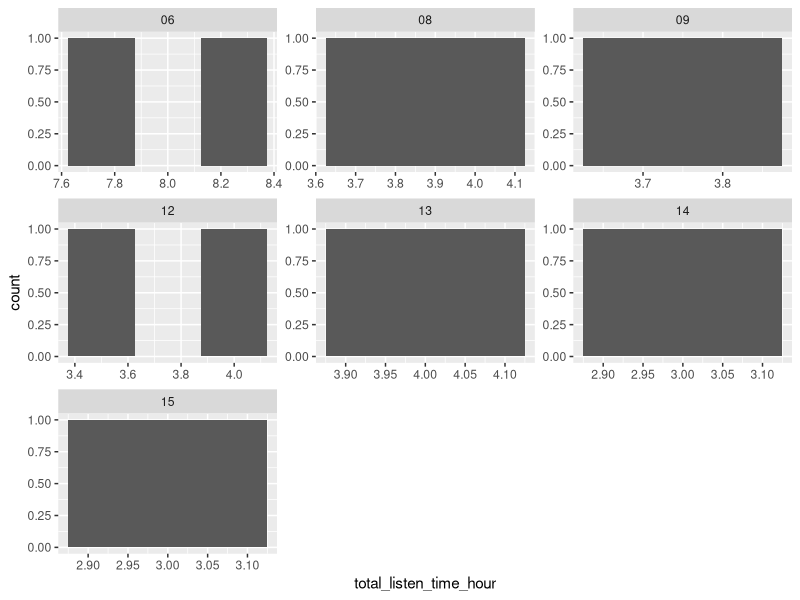

R code for this plot:
## ---- chunk 1
knitr::opts_chunk$set(echo = TRUE)
knitr::opts_knit$set(root.dir = normalizePath(".."))
library(tidyverse)
library(kableExtra)
## ---- chunk 2
listened_time <- read_csv("output/Total_Listen_Time_Summary.csv")
listened_time_with_months <- listened_time %>% 
    mutate(month = str_match(filename, "_(\\d{2})_")[,2]) %>% 
  #eb: there are much easier ways to d o this in r:)
  # cf strings cheatsheet here https://rstudio.com/resources/cheatsheets/
    select(filename, month, everything())
## ---- chunk 3
avgs <- listened_time_with_months %>% 
  group_by(month) %>% 
  summarise(avg_listen_time = round(mean(total_listen_time_hour), 2), 
            max = max(total_listen_time_hour), 
            min = min(total_listen_time_hour)
            )
knitr::kable(
  avgs,
  caption = "Mean, maximum and minimum listened time per month in hours"
) %>%
  kable_styling(bootstrap_options = c("striped", "hover", "condensed"), full_width = T, fixed_thead = T)

## ---- chunk 4
knitr::kable(
  listened_time_with_months[1:5,] %>% select(filename, ends_with("hour")),
  caption = "A tibble of listened time csv file"
) %>%
    kable_styling(bootstrap_options = c("striped", "hover", "condensed"), full_width = F, position = 'left')
## ---- chunk 5
ggplot(data = listened_time_with_months) + geom_histogram(mapping = aes(x = total_listen_time_hour),binwidth=.25) + facet_wrap(~ month, scales = "free")
## ---- chunk 6
headers <- c(
  "filename", 
  "month", 
  "silence_time_hour", 
  "skip_time_hour", 
  "skip_silence_overlap_hour", 
  "end_time_hour", 
  "total_listen_time_hour"
  )
sixseven_summary <- 
  listened_time_with_months %>%
  select(headers) %>%
  filter(month %in% c("06","07") & (total_listen_time_hour>12 | total_listen_time_hour<8)) %>%
  mutate(calculation_of_listen_time_hour = sprintf("= %s - (%s + %s - %s)", end_time_hour, skip_time_hour, silence_time_hour, skip_silence_overlap_hour))

knitr::kable(sixseven_summary) %>%
  kable_styling(bootstrap_options = c("striped", "hover", "condensed", "bordered"), full_width = F, fixed_thead = T)
## ---- chunk 7
alternative <- listened_time_with_months %>%
  filter(month %in% c("06", "07")) %>%
  select(headers) %>%
  mutate(case1 = end_time_hour - (silence_time_hour - skip_silence_overlap_hour), case2 = end_time_hour - silence_time_hour) %>%
  filter(case1 > 12 | case1 < 8 | case2 > 12 | case2 < 8)

knitr::kable(alternative) %>%
  kable_styling(bootstrap_options = c("striped", "hover", "condensed", "bordered"), full_width = F, fixed_thead = T)
## ---- chunk 8
eight2thirteen <- 
  listened_time_with_months %>% 
  filter(month %in% c("08","09","10","11","12","13") & (total_listen_time_hour>4.25 | total_listen_time_hour<3.75 | num_raw_subregion<5)) %>%
  select(filename, month, ends_with("hour"),  -skip_silence_overlap_hour, contains("raw"))
## ---- chunk 9
knitr::kable(eight2thirteen, table.attr='class="bigTable"') %>%
    kable_styling(bootstrap_options = c("striped", "hover", "condensed", "bordered"), full_width = F, fixed_thead = T, position="left")
## ---- chunk 10
fourteen2seventeen <-
  listened_time_with_months %>% 
  filter(month %in% c("14","15","16","17") & (total_listen_time_hour>3.25 | total_listen_time_hour<2.75)) %>%
  select(filename, month, ends_with("hour"),  -skip_silence_overlap_hour, contains("raw"))

knitr::kable(fourteen2seventeen) %>%
      kable_styling(bootstrap_options = c("striped", "hover", "condensed", "bordered"), full_width = F, fixed_thead = T, position="left")
## ---- chunk 11
pos_ranks <- 
  listened_time %>%
  select(filename, positions, ranks)

knitr::kable(pos_ranks) %>%
  kable_styling(bootstrap_options = c("striped", "hover", "condensed", "bordered"), full_width = F, fixed_thead = T, position="left")
